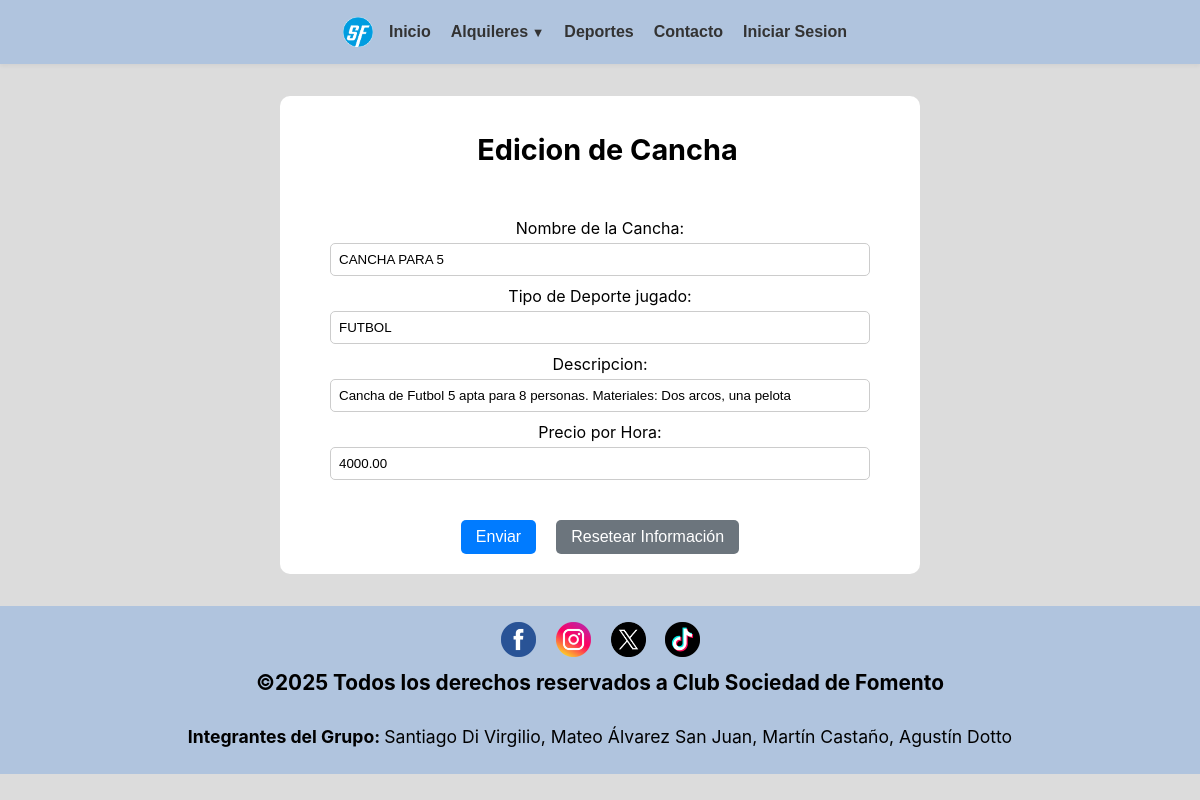
The app's page /modificar_cancha_formu.php?id_cancha=1 with its own data.
### tables this page shows
CREATE TABLE `canchas` (
  `id_cancha` int(5) NOT NULL,
  `nombre` varchar(50) NOT NULL,
  `tipo` varchar(30) NOT NULL,
  `descripcion` varchar(255) NOT NULL,
  `precio_hora` decimal(10,2) NOT NULL
);

### modificar_cancha_formu.php (the view, shortened to what this page needs)
<!DOCTYPE html>
<html lang="es">
<head>
	<link rel="stylesheet" href="https://cdnjs.cloudflare.com/ajax/libs/font-awesome/4.7.0/css/font-awesome.min.css">
	<link rel="stylesheet" type="text/css" href="css/estilos.css">
</head>
<body>
	<header>
		<a href="index.php"><img src="imagenes/logo.webp" alt="Logo de la página" class="logo"></a>
	<?php
    include("NAV.php");
    include("conexion.php");
$id = $_GET['id_cancha'];
$conexion_cancha= mysqli_query($conexion, "SELECT * FROM canchas WHERE id_cancha = '$id'");
$cancha = mysqli_fetch_array($conexion_cancha);
    ?>
	</header>
	<article >
    <section class="formu">
        <h3>Edicion de Cancha</h3><br>
	<form action="modificar_cancha.php" method="post">
        <div class="form-group">
            <label for="nombre">Nombre de la Cancha:</label>
            <input type="text" name="nombre" value="<?php echo $cancha["nombre"]?>" />
        </div>
        <div class="form-group">
            <label for="tipo">Tipo de Deporte jugado:</label>
            <input type="text" name="tipo" value="<?php echo $cancha["tipo"]?>" />
        </div>
        <div class="form-group">
            <label for="descripcion">Descripcion:</label>
            <input type="text" name="descripcion" value="<?php echo $cancha["descripcion"]?>" />
        </div>
        <div class="form-group">
            <label for="precio">Precio por Hora:</label>
            <input type="text" name="precio" value="<?php echo $cancha["precio_hora"]?>" />
        </div>
        <div class="form-buttons">
            <input id="Enviar" type="submit" value="Enviar">
            <input id="Resetear" type="reset" value="Resetear Información">
        </div>
    </form>
    </section>
</article>
<footer>
<?php
    include("FOOTER.php");
?>
</footer>
</body>
</html>

### css/estilos.css (style rules this page uses)
* { padding: 0; margin: 0; }
body { background-color: #dcdcdc; font-family: -apple-system, BlinkMacSystemFont, "Segoe UI", Roboto, Helvetica, Arial, sans-serif, "Apple Color Emoji", "Segoe UI Emoji", "Segoe UI Symbol"; font-size: 1.3rem; background-size: cover; background-position: center; min-height: 100vh; background-attachment: fixed; display: flex; flex-direction: column; }
header { text-align: center; background-color: #b0c4de; padding: 10px 20px; position: relative; align-items: center; box-shadow: 0 2px 4px rgba(0, 0, 0, 0.05); }
a { text-decoration: none; color:rgb(42, 75, 138); }
.logo { width: 2.6%; display: inline-block; vertical-align: middle; }
.formu { width: 100%; max-width: 600px; margin: 2rem auto; color: #000000; background-color: #ffffff; border-radius: 10px; padding: 20px; text-align: center; ; display: flex; flex-direction: column; }
.formu h3 { font-size: 1.8rem; font-weight: bold; margin-bottom: 1rem; }
.formu label { font-size: 1rem; font-weight: normal; }
.formu form { height: auto; display: flex; flex-direction: column; justify-content: center; gap: 10px; }
form label { display: block !important; text-align: center; }
.formu form input[type="text"], .formu form input[type="password"], .formu form input[type="email"], .formu form textarea { width: 90%; align-self: center; box-sizing: border-box; border: 1px solid #ccc; border-radius: 5px; padding: 8px; }
.form-buttons { display: flex; justify-content: center; margin-top: 5%; gap: 20px; }
.form-buttons input { padding: 8px 15px; font-size: 1rem; border: none; border-radius: 5px; cursor: pointer; background-color: #007bff; color: white; transition: background-color 0.3s ease; }
.form-buttons input#Resetear { background-color: #6c757d; }
.form-group { display: flex; flex-direction: column; gap: 5px; align-items: center; }
article h3 { margin-left: 2.5%; margin-bottom: 1.5%; margin-top: 1rem; font-size: 1.4rem; color: #000000; }
h3 { margin-left: 3%; color: #000000; }
footer { background-color: #b0c4de; text-align: center; padding: 1rem 0; }

### records on screen
canchas: nombre "CANCHA PARA 5", tipo "FUTBOL", descripcion "Cancha de Futbol 5 apta para 8 personas. Materiales: Dos arcos, una pelota", precio "4000.00"
